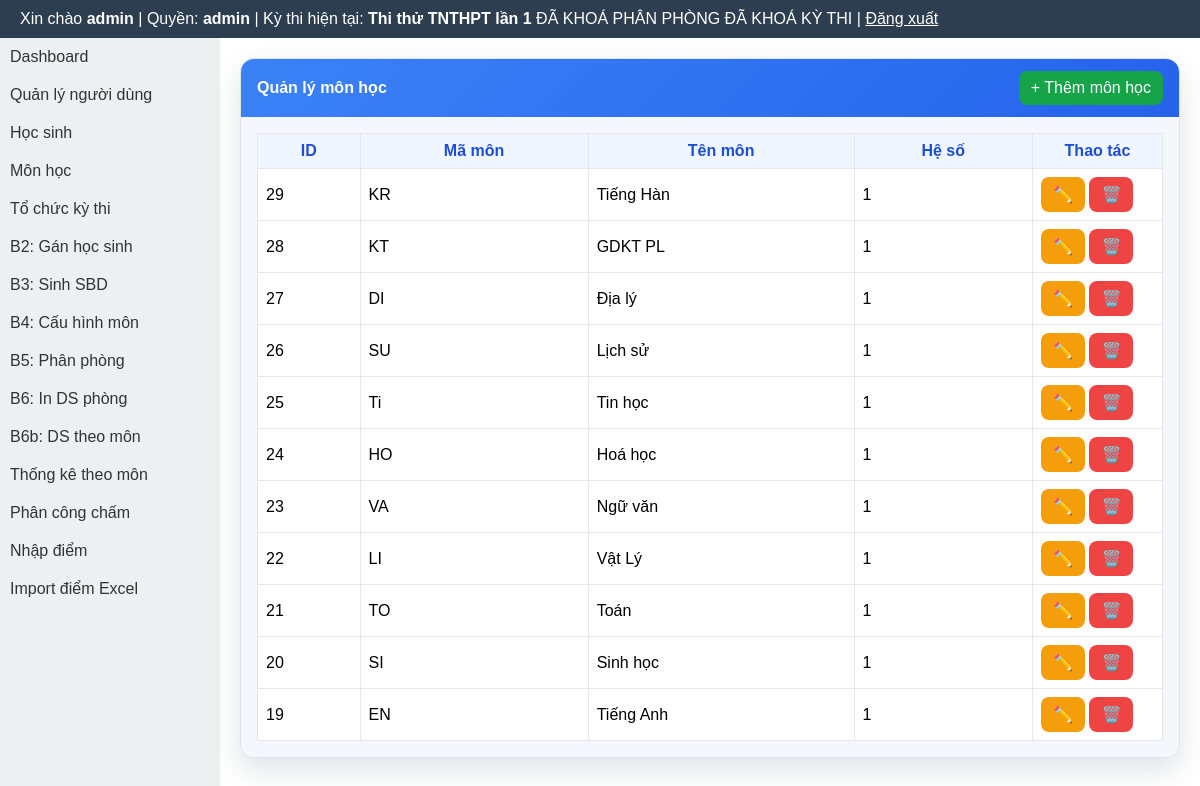
Page /modules/subjects/index.php (signed in) on the earlier database version.
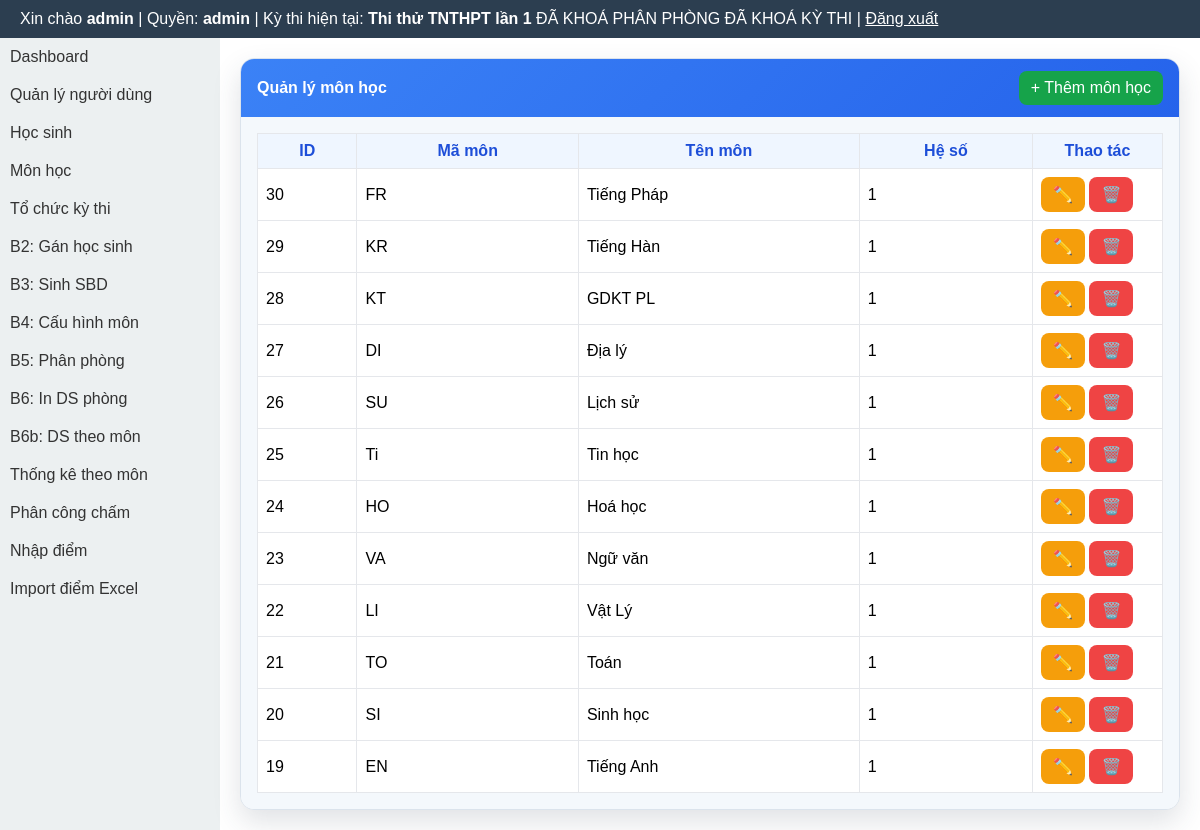
Same page on the later database version.
### tables this page shows
CREATE TABLE exams (
  id INTEGER PRIMARY KEY AUTOINCREMENT,
  ten_ky_thi TEXT,
  nam INTEGER,
  ngay_thi TEXT
, distribution_locked INTEGER DEFAULT 0, rooms_locked INTEGER DEFAULT 0, exam_locked INTEGER DEFAULT 0, deleted_at TEXT, is_default INTEGER DEFAULT 0, exam_mode INTEGER DEFAULT 1);

CREATE TABLE subjects (
  id INTEGER PRIMARY KEY AUTOINCREMENT,
  ma_mon TEXT UNIQUE,
  ten_mon TEXT,
  he_so REAL
);

### layout/header.php (called while the page is built, shortened)
<?php
require_once BASE_PATH . '/templates/header.php';

### core/auth.php (called while the page is built, shortened)
<?php
function normalize_role(?string $role): string {
    $normalized = strtolower(trim((string) $role));
    return match ($normalized) {
        'score_entry', 'score-input', 'score_input', 'nhapdiem', 'nhap_diem' => 'scorer',
        'exam_manager', 'quanlythi', 'exam-manager' => 'organizer',
        default => $normalized,
    };
}
function current_user_role(): string {
    $sessionRole = $_SESSION['role'] ?? null;
    if (is_string($sessionRole) && trim($sessionRole) !== '') {
        return normalize_role($sessionRole);
    }
    $userRole = $_SESSION['user']['role'] ?? null;
    return normalize_role(is_string($userRole) ? $userRole : '');
}

### modules/exams/exam_context_helper.php (called while the page is built, shortened)
<?php
function ensureExamLockColumns(PDO $pdo): void
{
    $cols = array_column($pdo->query('PRAGMA table_info(exams)')->fetchAll(PDO::FETCH_ASSOC), 'name');
}
function getCurrentExam(): ?array
{
    global $pdo;
    $cols = array_column($pdo->query('PRAGMA table_info(exams)')->fetchAll(PDO::FETCH_ASSOC), 'name');
    $hasDeletedAt = in_array('deleted_at', $cols, true);
    $activeWhere = $hasDeletedAt ? '(deleted_at IS NULL OR trim(deleted_at) = "")' : '1=1';
    $defaultStmt = $pdo->query('SELECT * FROM exams WHERE ' . $activeWhere . ' AND is_default = 1 ORDER BY id DESC LIMIT 1');
    $defaultExam = $defaultStmt ? $defaultStmt->fetch(PDO::FETCH_ASSOC) : false;
    if (is_array($defaultExam)) {
        return $defaultExam;
    }
}
function getCurrentExamInfo(): ?array
{
    $exam = getCurrentExam();
    global $pdo;
    ensureExamLockColumns($pdo);
    return [
        'id' => (int) ($exam['id'] ?? 0),
        'ten_ky_thi' => (string) ($exam['ten_ky_thi'] ?? ''),
        'distribution_locked' => (int) ($exam['distribution_locked'] ?? 0),
        'rooms_locked' => (int) ($exam['rooms_locked'] ?? 0),
        'exam_locked' => (int) ($exam['exam_locked'] ?? 0),
    ];
}

### layout/sidebar.php (called while the page is built, shortened)
<?php
require_once BASE_PATH . '/templates/sidebar.php';

### layout/footer.php (called while the page is built, shortened)
<?php
require_once BASE_PATH . '/templates/footer.php';

### modules/subjects/index.php (the view, shortened to what this page needs)
<?php
require_once BASE_PATH . '/core/auth.php';
require_once BASE_PATH . '/core/db.php';
$stmt = $pdo->query('SELECT id, ma_mon, ten_mon, he_so FROM subjects ORDER BY id DESC');
$subjects = $stmt->fetchAll(PDO::FETCH_ASSOC);
require_once BASE_PATH . '/layout/header.php';
?>
<div class="subjects-layout">
    <?php require_once BASE_PATH . '/layout/sidebar.php'; ?>
    <div class="subjects-main">
        <div class="panel">
            <div class="panel-head">
                <strong>Quản lý môn học</strong>
                <a class="btn btn-success" href="<?= BASE_URL ?>/modules/subjects/create.php">+ Thêm môn học</a>
            </div>
            <div class="panel-body">
                <table>
                    <thead>
                        <tr>
                            <th>ID</th>
                            <th>Mã môn</th>
                            <th>Tên môn</th>
                            <th>Hệ số</th>
                            <th style="width:130px;">Thao tác</th>
                        </tr>
                    </thead>
                    <tbody>
                        <?php if (empty($subjects)): ?>
                            <tr><td colspan="5" style="text-align:center;">Chưa có môn học.</td></tr>
                        <?php else: ?>
                            <?php foreach ($subjects as $subject): ?>
                                <tr>
                                    <td><?= (int) $subject['id'] ?></td>
                                    <td><?= htmlspecialchars($subject['ma_mon'], ENT_QUOTES, 'UTF-8') ?></td>
                                    <td><?= htmlspecialchars($subject['ten_mon'], ENT_QUOTES, 'UTF-8') ?></td>
                                    <td><?= htmlspecialchars((string) $subject['he_so'], ENT_QUOTES, 'UTF-8') ?></td>
                                    <td>
                                        <a class="btn btn-warning" href="<?= BASE_URL ?>/modules/subjects/edit.php?id=<?= (int) $subject['id'] ?>" title="Sửa">✏️</a>
                                        <a class="btn btn-danger" href="<?= BASE_URL ?>/modules/subjects/delete.php?id=<?= (int) $subject['id'] ?>" title="Xóa">🗑️</a>
                                    </td>
                                </tr>
                            <?php endforeach; ?>
                        <?php endif; ?>
                    </tbody>
                </table>
            </div>
        </div>
    </div>
</div>
<?php require_once BASE_PATH . '/layout/footer.php'; ?>

### templates/header.php (shortened to what this page needs)
<?php
require_once BASE_PATH . '/core/auth.php';
$currentExamInfo = null;
$role = function_exists('current_user_role') ? current_user_role() : strtolower(trim((string) ($_SESSION['role'] ?? $_SESSION['user']['role'] ?? '')));
if (in_array($role, ['admin', 'organizer'], true)) {
    require_once BASE_PATH . '/core/db.php';
    require_once BASE_PATH . '/modules/exams/exam_context_helper.php';
    $currentExamInfo = getCurrentExamInfo();
}
$role = $role ?? (function_exists('current_user_role') ? current_user_role() : '');
$currentExamInfo = $currentExamInfo ?? null;
?>
<!DOCTYPE html>
<html lang="vi">
<head>
</head>
<body>
<div class="header">
    Xin chào <b><?= $_SESSION['user']['username'] ?></b>
    | Quyền: <b><?= htmlspecialchars((string) $role, ENT_QUOTES, 'UTF-8') ?></b>
    <?php if ($currentExamInfo !== null): ?>
        | Kỳ thi hiện tại: <b><?= htmlspecialchars((string) $currentExamInfo['ten_ky_thi'], ENT_QUOTES, 'UTF-8') ?></b>
        <?php if (($currentExamInfo['distribution_locked'] ?? 0) === 1 || ($currentExamInfo['rooms_locked'] ?? 0) === 1): ?>
            <span class="badge bg-danger">ĐÃ KHOÁ PHÂN PHÒNG</span>
        <?php endif; ?>
        <?php if (($currentExamInfo['exam_locked'] ?? 0) === 1): ?>
            <span class="badge bg-dark">ĐÃ KHOÁ KỲ THI</span>
        <?php endif; ?>
    <?php endif; ?>
    | <a href="<?= BASE_URL ?>/logout.php" style="color:#fff">Đăng xuất</a>
</div>

### templates/sidebar.php (shortened to what this page needs)
<div class="sidebar">
<ul>
<?php $role = function_exists('current_user_role') ? current_user_role() : strtolower(trim((string) ($_SESSION['role'] ?? $_SESSION['user']['role'] ?? ''))); ?>
<?php $currentExamMode = 1; if (function_exists('getCurrentExamId')) { require_once BASE_PATH . '/core/db.php'; $eid = getCurrentExamId(); if ($eid > 0) { $stmtMode = $pdo->prepare('SELECT exam_mode FROM exams WHERE id = :id LIMIT 1'); $stmtMode->execute([':id' => $eid]); $m = (int) ($stmtMode->fetchColumn() ?: 1); $currentExamMode = in_array($m, [1,2], true) ? $m : 1; } } ?>
<li><a href="<?= BASE_URL ?>/index.php">Dashboard</a></li>
<?php if ($role === 'admin'): ?>
    <li><a href="<?= BASE_URL ?>/modules/users/">Quản lý người dùng</a></li>
    <li><a href="<?= BASE_URL ?>/modules/students/">Học sinh</a></li>
    <li><a href="<?= BASE_URL ?>/modules/subjects/">Môn học</a></li>
<?php endif; ?>
<?php if (in_array($role, ['admin', 'organizer'], true)): ?>
    <li><a href="<?= BASE_URL ?>/modules/exams/">Tổ chức kỳ thi</a></li>
    <li><a href="<?= BASE_URL ?>/modules/exams/assign_students.php">B2: Gán học sinh</a></li>
    <li><a href="<?= BASE_URL ?>/modules/exams/generate_sbd.php">B3: Sinh SBD</a></li>
    <li><a href="<?= BASE_URL ?>/modules/exams/configure_subjects.php">B4: Cấu hình môn</a></li>
    <li><a href="<?= BASE_URL ?>/modules/exams/distribute_rooms.php">B5: Phân phòng</a></li>
    <li><a href="<?= BASE_URL ?>/modules/exams/print_rooms.php">B6: In DS phòng</a></li>
    <?php if ($currentExamMode === 2): ?>
        <li><a href="<?= BASE_URL ?>/modules/exams/print_subject_list.php">B6b: DS theo môn</a></li>
        <li><a href="<?= BASE_URL ?>/modules/exams/report_subject_stats.php">Thống kê theo môn</a></li>
    <?php endif; ?>
    <li><a href="<?= BASE_URL ?>/modules/exams/scoring_assignment.php">Phân công chấm</a></li>
<?php endif; ?>
<?php if (in_array($role, ['admin', 'organizer', 'scorer'], true)): ?>
    <li><a href="<?= BASE_URL ?>/modules/exams/scoring.php">Nhập điểm</a></li>
    <li><a href="<?= BASE_URL ?>/modules/exams/import_scores.php">Import điểm Excel</a></li>
<?php endif; ?>
</ul>
</div>

### templates/footer.php
</body>
</html>

### templates/header.php (style rules this page uses)
* { box-sizing: border-box; }
body { margin:0; font-family: Arial; }
.header { background:#2c3e50; color:#fff; padding:10px 20px; }
.sidebar { width:220px; min-width:220px; background:#ecf0f1; min-height: calc(100vh - 44px); flex: 0 0 220px; }
.sidebar ul { list-style:none; padding:0; margin:0; }
.sidebar li { padding:10px; }
.sidebar li a { text-decoration:none; color:#333; display:block; }

### modules/subjects/index.php (style rules this page uses)
.subjects-layout { display:flex; align-items:stretch; width:100%; min-height:calc(100vh - 44px); }
.subjects-layout > .sidebar { flex:0 0 220px; width:220px; min-width:220px; }
.subjects-main { flex:1 1 auto; min-width:0; padding:20px; }
.panel { background:#fff; border:1px solid #dbe3ec; border-radius:14px; box-shadow:0 12px 28px rgba(44,62,80,.15); overflow:hidden; }
.panel-head { background:linear-gradient(135deg,#3b82f6,#2563eb); color:#fff; padding:12px 16px; display:flex; justify-content:space-between; align-items:center; }
.panel-body { background:#f4f8fc; padding:16px; }
.btn { display:inline-block; text-decoration:none; padding:8px 12px; border-radius:8px; color:#fff; border:none; cursor:pointer; }
.btn-success { background:#16a34a; }
.btn-warning { background:#f59e0b; }
.btn-danger { background:#ef4444; }
table { width:100%; border-collapse:collapse; background:#fff; }
th, td { border:1px solid #e5e7eb; padding:8px; }
th { background:#eff6ff; color:#1d4ed8; }

Differences in the rows shown:
added subjects: id "30", ma_mon "FR", ten_mon "Tiếng Pháp", he_so "1"
